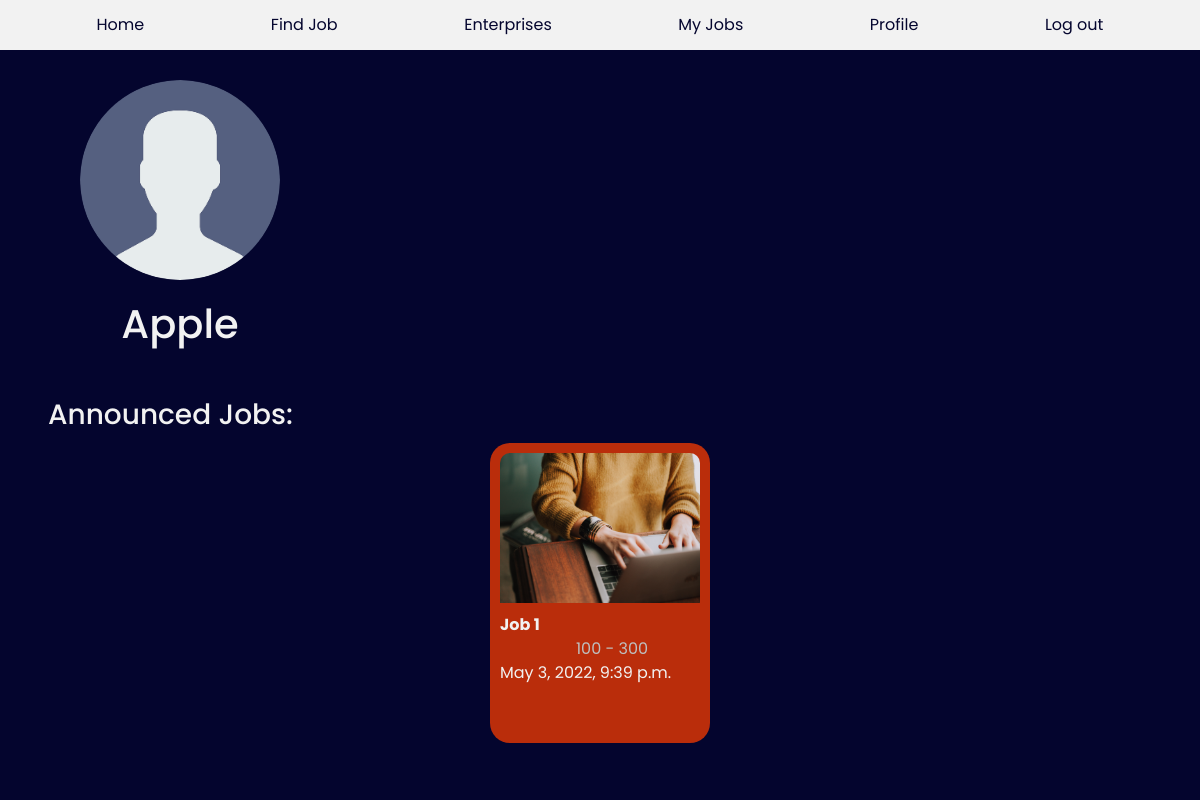
The page /enterprise/Apple/id=10 (signed in) on the database its author committed.
### newjob/models.py (models this page shows, shortened)
class User(AbstractUser, models.Model):
    password = models.CharField(max_length=100, default='12345678')
    first_name = models.CharField(max_length=50, blank=True, null=True)
    last_name = models.CharField(max_length=50, blank=True, null=True)
    username = models.CharField(max_length=50, blank=True, null=True, default='my_name', unique=True)
    image = models.ImageField(default='users_images/user_image_default.png', upload_to='users_images/')
    email = models.EmailField(unique=True)
    experience = models.CharField(max_length=400, blank=True)
    enterprise = models.BooleanField(default=False)
    if enterprise:
        username = models.CharField(max_length=50, blank=True, null=True, default='enterprise', unique=True)
        enterprise_description = models.CharField(max_length=500, blank=True, null=True, default='none', unique=False)
    def __str__(self):
        return f"{self.username}"

class JobRegister(models.Model):
    title = models.CharField(max_length=50)
    description = models.CharField(max_length=3000)
    minimum_salary = models.BigIntegerField(default=0000)
    maximum_salary = models.BigIntegerField(default=0000)
    business_name = models.ForeignKey(User, on_delete=models.CASCADE)
    category = models.CharField(
        max_length=2,
        choices=CATEGORY_CHOICES,
        default=TECH
    )
    timestamp = models.DateTimeField(auto_now_add=True)
    image = models.ImageField(default='user_image_default.png', upload_to='jobs_images/%m')

### newjob/views.py (the view)
# urls.py: path('enterprise/<str:username>/id=<int:enterprise_id>', views.enterprises_view, name='enterprises_view'),
def enterprises_view(request, enterprise_id, username):
    if request.user.is_authenticated:
        enterprise = User.objects.get(id=enterprise_id, username=username)
        enterprise_jobs = JobRegister.objects.filter(business_name=enterprise)
        return render(request, 'newjob/enterprise_view.html', {
            'enterprise': enterprise,
            'enterprise_jobs': enterprise_jobs,
        })
    else:
        return HttpResponseRedirect(reverse("login"))

### newjob/templates/newjob/enterprise_view.html (shortened to what this page needs)
{% extends 'newjob/layout.html' %}
{% load static %}
{% block head %}
    <link href="{% static 'newjob/css/enterprise_view.css' %}" rel="stylesheet">
    <link href="{% static 'newjob/css/job.css' %}" rel="stylesheet">
{% endblock %}
{% block body %}
    <div class="display">
        <div class="top">
            <div class="left">
                <img class="enterprise_image" src="/static/newjob/media/{{enterprise.image}}" alt="{{enterprise}} image">
                <h1>{{enterprise}}</h1>
            </div>
        </div>
        <div class="display_jobs">
            <h3 class="announced_jobs">Announced Jobs:</h3>
            {% for job in enterprise_jobs %}
                <a class="job_link" href="/job/view/id={{job.id}}">
                    <div class="job_content">
                        <img src="/static/newjob/media/{{job.image}}" alt="">
                        <strong class="job_title">{{job.title}}</strong>
                        <p>{{job.minimum_salary}} - {{job.maximum_salary}}</p>
                        <div class="announced_on">{{job.timestamp}}</div>
                    </div>
                </a>
            {% endfor %}
        </div>
    </div>
{% endblock %}

### newjob/templates/newjob/layout.html (shortened to what this page needs)
{% load static %}
<!DOCTYPE html>
<html lang="en">
<head>
    {% block head %}
    {% endblock %}
    <link href="https://cdn.jsdelivr.net/npm/bootstrap@5.1.3/dist/css/bootstrap.min.css" rel="stylesheet">
    <link href="{% static 'newjob/css/layout.css' %}" rel="stylesheet">
</head>
<body>
    <div class="body">
        <div class="menu">
            <a href="/">Home</a>
            {% if user.enterprise %}
                <a href="{% url 'job' %}">Find Job</a>
                <a href="{% url 'announce_job' %}">Announce Job</a>
                <a href="{% url 'announced' %}">Announced</a>
                <a href="/enterprise/{{user.username}}/id={{user.id}}">Enterprise</a>
                <a href="{% url 'logout' %}">Log out</a>
            {% elif user.is_authenticated %}
                <a href="{% url 'job' %}">Find Job</a>
                <a href="{% url 'enterprises' %}">Enterprises</a>
                <a href="{% url 'my_jobs' %}">My Jobs</a>
                <a href="{% url 'profile' %}">Profile</a>
                <a href="{% url 'logout' %}">Log out</a>
            {% else %}
                <a href="{% url 'login' %}">Log in</a>
                <a href="{% url 'register' %}">Register</a>
            {% endif %}
        </div>
        <div class="block_body">
            {% block body %}
            {% endblock %}
        </div>
    </div>
</body>
</html>

### newjob/static/newjob/css/enterprise_view.css (style rules this page uses)
.display { background-color: #04052E; display: flex; flex-wrap: wrap; width: 100%; padding-top: 30px; flex-direction: column; }
.display .top .left { width: 35%; max-width: 300px; display: flex; flex-direction: column; align-items: center; }
.display .top { display: flex; flex-wrap: wrap; flex-direction: row; width: 95%; margin: auto; }
.display .top .enterprise_image { width: 200px; height: 200px; border-radius: 500px; object-fit: cover; margin-bottom: 50px; margin: auto; }
.display p { color: #bfbfbf; text-align: justify; width: 62%; margin: auto; margin-right: 0; }
.display .top h1 { color: #F2F2F2; margin: auto; margin: 20px 0; }
.announced_jobs { position: absolute; color: #F2F2F2; left: 4%; margin-top: -30px; }
.display .display_jobs { padding-top: 60px; }

### newjob/static/newjob/css/job.css (style rules this page uses)
.display_jobs { display: flex; flex-wrap: wrap; height: auto; padding: 30px; background-color: #04052E; margin: auto; display: flex; justify-content: center; }
.job_content { width: 220px; height: 300px; border-radius: 20px; padding: 10px; }
.job_link { margin: 15px; text-decoration: none; }
.job_content img { width: 200px; height: 150px; object-fit: cover; border-radius: 10px 10px 0 0; margin-bottom: 10px; }

### newjob/static/newjob/css/layout.css (style rules this page uses)
* { padding: 0; margin: 0; box-sizing: border-box; font-family: 'Poppins', sans-serif; }
html { padding-top: 50px; background-color: #04052E; }
.block_body { background-color: #04052E; }
.menu { top: 0px; display: flex; width: 100%; height: 50px; background-color: #F2F2F2; position: fixed; align-items: center; justify-content: space-evenly; z-index: 10; }
.menu a { padding: 10px 30px; border-radius: 5px; color: #04052E; text-decoration: none; transition: .3s; }

### rows shown on the page
User: image (placeholder picture), username "Apple"
JobRegister: image (picture), title "Job 1", minimum_salary "100", maximum_salary "300", timestamp "May 3, 2022, 9:39 p.m."
